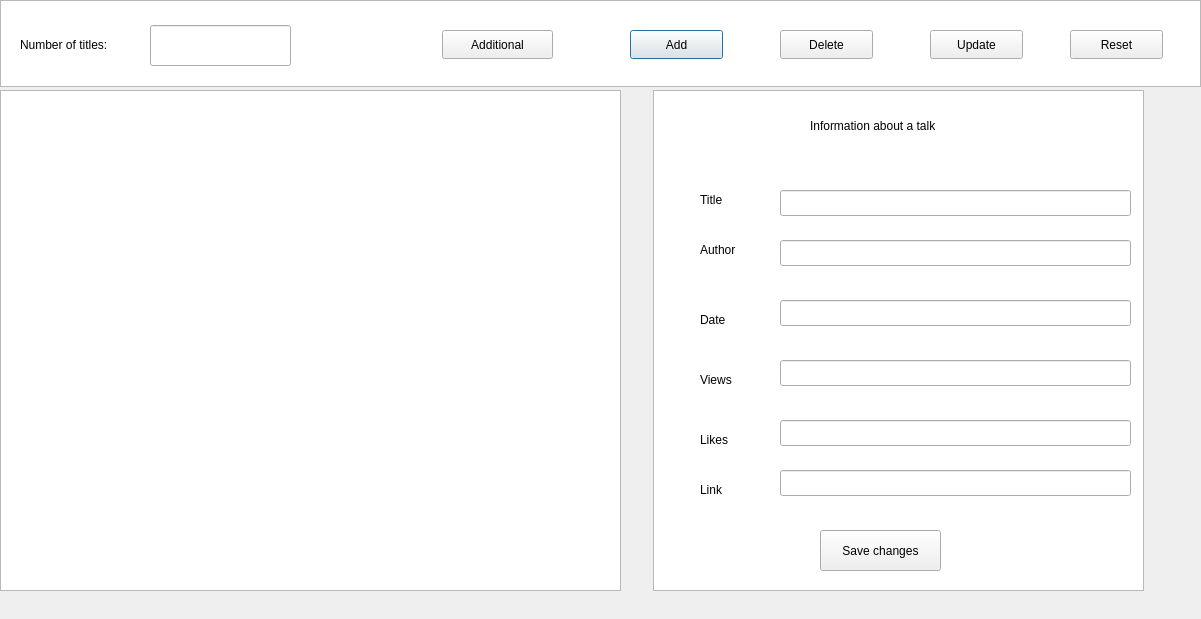
<?xml version="1.0" encoding="UTF-8"?>
<ui version="4.0">
 <class>SecondWindow</class>
 <widget class="QDialog" name="SecondWindow">
  <property name="geometry">
   <rect>
    <x>0</x>
    <y>0</y>
    <width>1201</width>
    <height>619</height>
   </rect>
  </property>
  <property name="windowTitle">
   <string>Dialog</string>
  </property>
  <widget class="QListView" name="listView">
   <property name="geometry">
    <rect>
     <x>0</x>
     <y>90</y>
     <width>621</width>
     <height>501</height>
    </rect>
   </property>
  </widget>
  <widget class="QTextEdit" name="textEdit">
   <property name="geometry">
    <rect>
     <x>0</x>
     <y>0</y>
     <width>1201</width>
     <height>87</height>
    </rect>
   </property>
  </widget>
  <widget class="QPushButton" name="pushButton">
   <property name="geometry">
    <rect>
     <x>630</x>
     <y>30</y>
     <width>93</width>
     <height>29</height>
    </rect>
   </property>
   <property name="text">
    <string>Add</string>
   </property>
  </widget>
  <widget class="QPushButton" name="pushButton_2">
   <property name="geometry">
    <rect>
     <x>780</x>
     <y>30</y>
     <width>93</width>
     <height>29</height>
    </rect>
   </property>
   <property name="text">
    <string>Delete</string>
   </property>
  </widget>
  <widget class="QPushButton" name="pushButton_3">
   <property name="geometry">
    <rect>
     <x>930</x>
     <y>30</y>
     <width>93</width>
     <height>29</height>
    </rect>
   </property>
   <property name="text">
    <string>Update</string>
   </property>
  </widget>
  <widget class="QPushButton" name="pushButton_4">
   <property name="geometry">
    <rect>
     <x>1070</x>
     <y>30</y>
     <width>93</width>
     <height>29</height>
    </rect>
   </property>
   <property name="text">
    <string>Reset</string>
   </property>
  </widget>
  <widget class="QTextEdit" name="textEdit_2">
   <property name="geometry">
    <rect>
     <x>653</x>
     <y>90</y>
     <width>491</width>
     <height>501</height>
    </rect>
   </property>
  </widget>
  <widget class="QLabel" name="label">
   <property name="geometry">
    <rect>
     <x>810</x>
     <y>100</y>
     <width>171</width>
     <height>51</height>
    </rect>
   </property>
   <property name="text">
    <string>Information about a talk</string>
   </property>
  </widget>
  <widget class="QLabel" name="label_2">
   <property name="geometry">
    <rect>
     <x>700</x>
     <y>190</y>
     <width>63</width>
     <height>20</height>
    </rect>
   </property>
   <property name="text">
    <string>Title</string>
   </property>
  </widget>
  <widget class="QLabel" name="label_3">
   <property name="geometry">
    <rect>
     <x>700</x>
     <y>240</y>
     <width>63</width>
     <height>20</height>
    </rect>
   </property>
   <property name="text">
    <string>Author</string>
   </property>
  </widget>
  <widget class="QLabel" name="label_4">
   <property name="geometry">
    <rect>
     <x>700</x>
     <y>310</y>
     <width>63</width>
     <height>20</height>
    </rect>
   </property>
   <property name="text">
    <string>Date</string>
   </property>
  </widget>
  <widget class="QLabel" name="label_5">
   <property name="geometry">
    <rect>
     <x>700</x>
     <y>370</y>
     <width>63</width>
     <height>20</height>
    </rect>
   </property>
   <property name="text">
    <string>Views</string>
   </property>
  </widget>
  <widget class="QLabel" name="label_6">
   <property name="geometry">
    <rect>
     <x>700</x>
     <y>430</y>
     <width>63</width>
     <height>20</height>
    </rect>
   </property>
   <property name="text">
    <string>Likes</string>
   </property>
  </widget>
  <widget class="QLabel" name="label_7">
   <property name="geometry">
    <rect>
     <x>700</x>
     <y>480</y>
     <width>63</width>
     <height>20</height>
    </rect>
   </property>
   <property name="text">
    <string>Link</string>
   </property>
  </widget>
  <widget class="QLineEdit" name="title">
   <property name="geometry">
    <rect>
     <x>780</x>
     <y>190</y>
     <width>351</width>
     <height>26</height>
    </rect>
   </property>
  </widget>
  <widget class="QLineEdit" name="author">
   <property name="geometry">
    <rect>
     <x>780</x>
     <y>240</y>
     <width>351</width>
     <height>26</height>
    </rect>
   </property>
  </widget>
  <widget class="QLineEdit" name="date">
   <property name="geometry">
    <rect>
     <x>780</x>
     <y>300</y>
     <width>351</width>
     <height>26</height>
    </rect>
   </property>
  </widget>
  <widget class="QLineEdit" name="views">
   <property name="geometry">
    <rect>
     <x>780</x>
     <y>360</y>
     <width>351</width>
     <height>26</height>
    </rect>
   </property>
  </widget>
  <widget class="QLineEdit" name="likes">
   <property name="geometry">
    <rect>
     <x>780</x>
     <y>420</y>
     <width>351</width>
     <height>26</height>
    </rect>
   </property>
  </widget>
  <widget class="QLineEdit" name="link">
   <property name="geometry">
    <rect>
     <x>780</x>
     <y>470</y>
     <width>351</width>
     <height>26</height>
    </rect>
   </property>
  </widget>
  <widget class="QPushButton" name="pushButton_5">
   <property name="geometry">
    <rect>
     <x>820</x>
     <y>530</y>
     <width>121</width>
     <height>41</height>
    </rect>
   </property>
   <property name="text">
    <string>Save changes</string>
   </property>
  </widget>
  <widget class="QLabel" name="label_8">
   <property name="geometry">
    <rect>
     <x>20</x>
     <y>19</y>
     <width>121</width>
     <height>51</height>
    </rect>
   </property>
   <property name="text">
    <string>Number of titles:</string>
   </property>
  </widget>
  <widget class="QLineEdit" name="lineEdit">
   <property name="geometry">
    <rect>
     <x>150</x>
     <y>25</y>
     <width>141</width>
     <height>41</height>
    </rect>
   </property>
  </widget>
  <widget class="QPushButton" name="pushButton_6">
   <property name="geometry">
    <rect>
     <x>442</x>
     <y>30</y>
     <width>111</width>
     <height>29</height>
    </rect>
   </property>
   <property name="text">
    <string>Additional</string>
   </property>
  </widget>
 </widget>
 <resources/>
 <connections/>
</ui>
